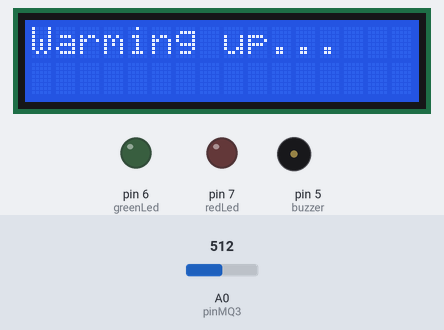
The sketch below on a simulated Arduino Uno, built with avr-gcc and run on an emulated ATmega328P. On the bench: 16×2 character LCD, output pins drawn as LEDs (lit = HIGH), buzzer (waves = sounding, pin HIGH). Inputs (shaded band) come from the test bench; at power-on: A0 (pinMQ3) = 512.

Above: at 3.2 s.
At 13.3 s:
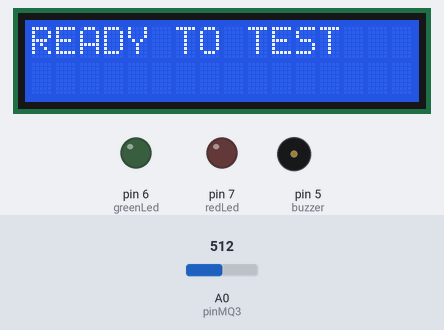
13.4 s: A0 (pinMQ3) set to 525
At 14.6 s:
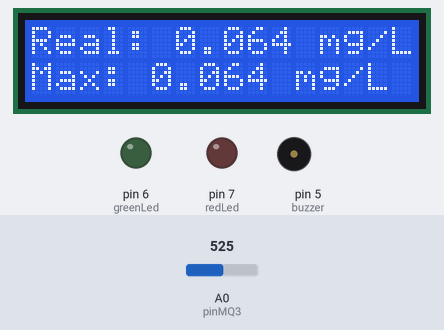
14.9 s: A0 (pinMQ3) set to 511
At 16.1 s:
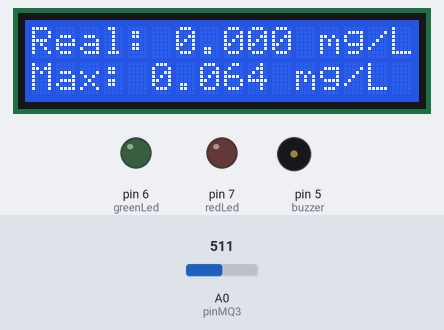
16.4 s: A0 (pinMQ3) set to 716
At 23.55 s:
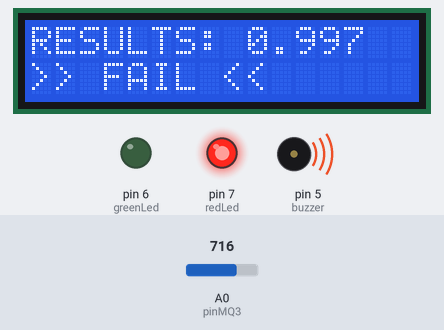
Timing chart, 0 to 23.9 s (numbered marks = the images above; inputs shaded):
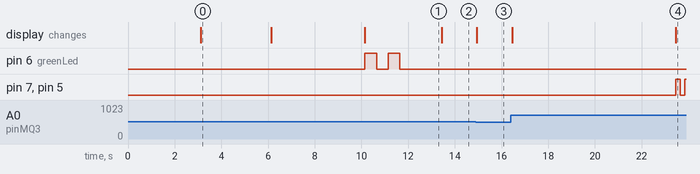

Measured:
- the behaviour switches between 516 and 517 on A0 (pinMQ3) (found by bisection; images 1 and 2)
- after the input at 13.4 s, the display: changes at once (image 2)
- after the input at 14.9 s, the display: changes after 0.05 s (image 3)
- after the input at 16.4 s, pin 6 (greenLed): stays LOW (without the input it goes to HIGH after 7.1 s); pin 7 (redLed), pin 5 (buzzer): LOW → HIGH after 7.1 s, → LOW 0.20 s later, → HIGH 0.20 s later; the display: first changes after 0.06 s (image 4 shows a later state)
- what the display in image 0 shows lasts 3.0 s, from 3.1 s to 6.1 s

The sketch:

main.ino
```cpp
#include <Wire.h>
#include <LiquidCrystal_I2C.h>

// ========== Config ==========
#define pinMQ3 A0
#define greenLed 6
#define redLed 7
#define buzzer 5
#define timeCalibra 5000  // 5 seconds calibration
#define timeMeasure 10000 // 10 seconds measurement
#define displayResult 5000  // 5 seconds to display result
const float limit = 0.25; // Legal limit threshold (mg/L)

LiquidCrystal_I2C lcd(0x27, 16, 2);
float baseLine = 0.0;
float maxAL = 0.0;
bool isMeasuring = false;
bool isBlowingDetected = false;
unsigned long timeStart;

enum Mode { READY, FAIL, PASS };
Mode currentMode = READY; // Default mode is READY

// ========== SETUP ==========
void setup() {
  pinMode(greenLed, OUTPUT);
  pinMode(redLed, OUTPUT);
  pinMode(buzzer, OUTPUT);

  lcd.init();
  lcd.backlight();

  lcd.clear();
  lcd.print("  Breavo  v1.0   "); // Name device and version
  lcd.setCursor(0, 1);
  lcd.print("  Alcohol Test  ");
  delay(3000);

  // Sensor Calibration
  calibrateSensor();

  lcd.clear();
  lcd.print("READY TO TEST");
  // Loop two times
  for (int i = 0; i < 2; i++) {
    digitalWrite(greenLed, HIGH);
    delay(500);
    digitalWrite(greenLed, LOW);
    delay(500);
  }
}

// ========== LOOP ==========
void loop() {
  // Main measurement loop
  float currentAL = getAL();

  // Detect blowing and start measuring if not already measuring
  if (detectBlow(currentAL) && !isMeasuring) {
    startMeasure();
  }

  // Update measuring status
  if (isMeasuring) {
    updateMeasure(currentAL);
  }

  // Actions based on current mode (PASS or FAIL)
  switch (currentMode) {
    case FAIL:
      digitalWrite(redLed, HIGH);   // Red ON
      digitalWrite(greenLed, LOW);  // Green OFF
      break;
    case PASS:
      digitalWrite(greenLed, HIGH); // Green ON
      digitalWrite(redLed, LOW);    // Red OFF
      break;
    case READY:
      digitalWrite(redLed, LOW);    // Red OFF
      digitalWrite(greenLed, LOW);  // Green OFF
      break;
  }
}

// ========== SENSOR CALIBRATION ==========
void calibrateSensor() {
  lcd.clear();
  lcd.print("Warming up...");
  float sum = 0;
  // Loop 50 times
  for (int i = 0; i < 50; i++) {
    sum += analogRead(pinMQ3);
    delay(60);
  }

  baseLine = sum / 50.0;
  lcd.clear();
  lcd.print("Warm-up OK");
  delay(4000);
}

// ========== READ ALCOHOL VALUE ==========
float getAL() {
  int rawValue = analogRead(pinMQ3) - baseLine; //A0(0 - 1023)
  if (rawValue < 0) rawValue = 0; // Ensure non-negative value
  return rawValue * (5.0 / 1023); // Convert to mg/L (needs real calibration)
}

// ========== DETECT BLOWING ==========
bool detectBlow(float currentAL) {
  if (currentAL > 0.02) { // Threshold to detect blowing
    if (!isBlowingDetected) {
      isBlowingDetected = true;
      return true;
    }
  } else {
    isBlowingDetected = false;
  }
  return false;
}

// ========== START MEASUREMENT ==========
void startMeasure() {
  maxAL = 0; // Set max alcohol = 0
  isMeasuring = true;
  timeStart = millis(); // Set start time for measurement
  lcd.clear();
}

// ========== UPDATE MEASUREMENT ==========
void updateMeasure(float currentAL) {
  // Compare current alcohol level to max alcohol level
  if (currentAL > maxAL) maxAL = currentAL; // Update new value of maxAL

  lcd.setCursor(0, 0);
  lcd.print("Real: ");
  lcd.print(currentAL, 3);
  lcd.print(" mg/L ");

  lcd.setCursor(0, 1);
  lcd.print("Max: ");
  lcd.print(maxAL, 3);
  lcd.print(" mg/L ");

  // Check if measuring time has elapsed
  if (millis() - timeStart >= timeMeasure) { // Trigger end when duration exceeds limit
    endMeasure();
  }
}

// ========== END MEASUREMENT ==========
void endMeasure() {
  isMeasuring = false;
  lcd.clear();
  lcd.setCursor(0, 0);
  lcd.print("RESULTS: ");
  lcd.print(maxAL, 3);

  lcd.setCursor(0, 1);
  // Compare max Alcohol to limit allow
  if (maxAL < limit) { // Check if max alcohol is below allowed limit
    lcd.print(">> PASS <<");
    currentMode = PASS;           // Move to PASS
    digitalWrite(greenLed, HIGH);
    digitalWrite(redLed, LOW);
  } else {
    lcd.print(">> FAIL <<");
    currentMode = FAIL;           // Move to FAIL
    //Loop 20 times
    for (int i = 0; i < 20; i++) {
      digitalWrite(buzzer, HIGH); // Buzzer ON
      digitalWrite(redLed, HIGH); // Red ON
      delay(200);
      digitalWrite(buzzer, LOW); // Buzzer OFF
      digitalWrite(redLed, LOW); // Red OFF
      delay(200);
    }
  }
  delay(5000); // Display results in 5 sec
  resetSystem();
}

// ========== RESET SYSTEM ==========
void resetSystem() {
  digitalWrite(redLed, LOW); // Red OFF
  digitalWrite(greenLed, LOW); // Green OFF
  digitalWrite(buzzer, LOW); // Buzzer OFF
  lcd.clear();
  lcd.print("READY TO TEST");
  //Loop 2 times
  for (int i = 0; i < 2; i++) {
    digitalWrite(greenLed, HIGH); // Green ON
    delay(500);
    digitalWrite(greenLed, LOW); // Green OFF
    delay(500);
  }
  currentMode = READY;
}
```
